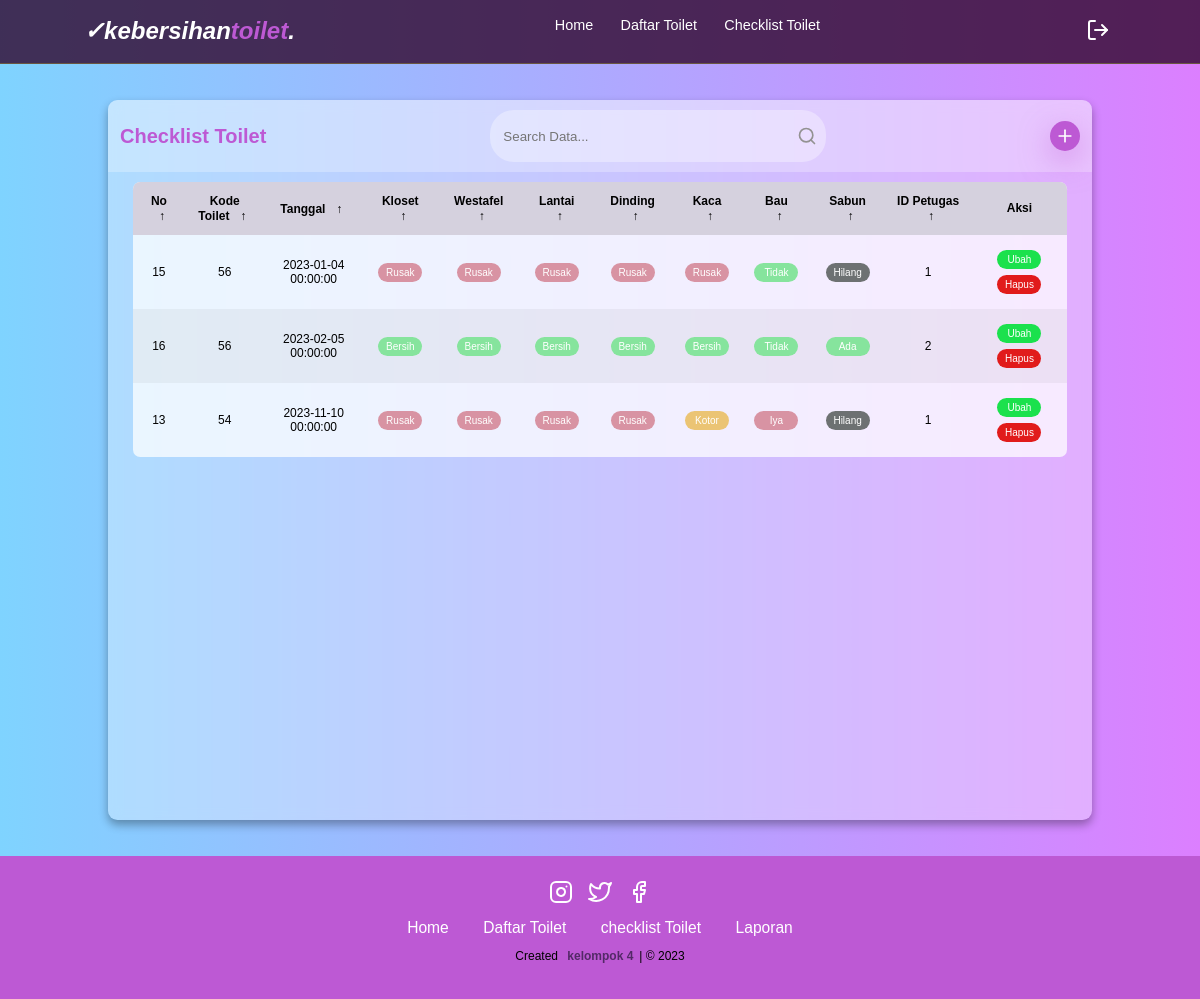
The page /module/artikel/checklist-toilet.php on the database its author committed.
### tables this page shows
CREATE TABLE `checklist` (
  `id` int(11) NOT NULL,
  `tanggal` datetime DEFAULT NULL,
  `toilet_id` int(11) NOT NULL,
  `kloset` tinyint(1) DEFAULT NULL,
  `wastafel` tinyint(1) DEFAULT NULL,
  `lantai` tinyint(1) DEFAULT NULL,
  `dinding` tinyint(1) DEFAULT NULL,
  `kaca` tinyint(1) DEFAULT NULL,
  `bau` tinyint(1) DEFAULT NULL,
  `sabun` tinyint(1) DEFAULT NULL,
  `users_id` int(11) NOT NULL
);

### class/config.php (called while the page is built)
<?php
return [
    'host' => 'localhost',
    'username' => 'root',
    'password' => '',
    'db_name' => 'db_checklist',
];
?>

### class/database.php (called while the page is built, shortened)
<?php
class Database
{
    protected $conn;
    public function __construct()
    {
        $config = include 'config.php';
        $host = $config['host'];
        $user = $config['username'];
        $password = $config['password'];
        $db_name = $config['db_name'];
        $this->conn = new mysqli($host, $user, $password, $db_name);
    }
    public function query($sql)
    {
        return $this->conn->query($sql);
    }
}
?>

### module/artikel/checklist-toilet.php (the view, shortened to what this page needs)
<?php
include_once '../../class/database.php';
$db = new Database('host', 'username', 'password', 'db_name');
$q = isset($_GET['q']) ? $db->escapeString($_GET['q']) : '';
$sort = isset($_GET['sort']) ? $_GET['sort'] : 'asc';
$sql = "SELECT * FROM checklist WHERE id LIKE '%$q%' OR tanggal LIKE '%$q%' OR toilet_id LIKE '%$q%' OR users_id LIKE '%$q%' ORDER BY tanggal $sort";
$result = $db->query($sql);
?>
<!DOCTYPE html>
<html lang="en">
<head>
    <link rel="stylesheet" type="text/css" href="../../css/daftar-toilet.css">
</head>
<body>
    <?php
    include("../../template/header.php")
        ?>
    <div class="container">
        <main class="table" id="customers_table">
            <section class="table__header">
                <h1>Checklist Toilet</h1>
                <form action="" method="get" class="input-group">
                    <input type="search" placeholder="Search Data..." class="input-q input" name="q"
                        value="<?php echo isset($_GET['q']) ? $_GET['q'] : ''; ?>">
                    <button type="submit" name="submit" class="btn btn-primary">
                        <i data-feather="search"></i>
                    </button>
                </form>
                <a href="tambah_checklist.php"><i data-feather="plus"></i></a>
            </section>
            <section class="table__body">
                <table>
                    <thead>
                        <tr>
                            <th> No<span class="icon-arrow">&UpArrow;</span></th>
                            <th> Kode Toilet<span class="icon-arrow">&UpArrow;</span></th>
                            <th> Tanggal<span class="icon-arrow">&UpArrow;</span></th>
                            <th> Kloset<span class="icon-arrow">&UpArrow;</span></th>
                            <th> Westafel<span class="icon-arrow">&UpArrow;</span></th>
                            <th> Lantai<span class="icon-arrow">&UpArrow;</span></th>
                            <th> Dinding<span class="icon-arrow">&UpArrow;</span></th>
                            <th> Kaca<span class="icon-arrow">&UpArrow;</span></th>
                            <th> Bau<span class="icon-arrow">&UpArrow;</span></th>
                            <th> Sabun<span class="icon-arrow">&UpArrow;</span></th>
                            <th> ID Petugas<span class="icon-arrow">&UpArrow;</span></th>
                            <th> Aksi</th>
                        </tr>
                    </thead>
                    <tbody>
                        <?php
                        if ($result->num_rows > 0) {
                            while ($row = $result->fetch_assoc()) {
                                echo '<tr>';
                                echo '<td>' . $row['id'] . '</td>';
                                echo '<td>' . $row['toilet_id'] . '</td>';
                                echo '<td>' . $row['tanggal'] . '</td>';
                                $klosetText = ($row['kloset'] == 1) ? 'Bersih' : (($row['kloset'] == 2) ? 'Kotor' : 'Rusak');
                                echo '<td><p class = ' . $klosetText . '>' . $klosetText . '</p></td>';
                                $wastafelText = ($row['wastafel'] == 1) ? 'Bersih' : (($row['wastafel'] == 2) ? 'Kotor' : 'Rusak');
                                echo '<td><p class = ' . $wastafelText . '>' . $wastafelText . '</p></td>';
                                $lantaiText = ($row['lantai'] == 1) ? 'Bersih' : (($row['lantai'] == 2) ? 'Kotor' : 'Rusak');
                                echo '<td><p class = ' . $lantaiText . '>' . $lantaiText . '</p></td>';
                                $dindingText = ($row['dinding'] == 1) ? 'Bersih' : (($row['dinding'] == 2) ? 'Kotor' : 'Rusak');
                                echo '<td><p class = ' . $dindingText . '>' . $dindingText . '</p></td>';
                                $kacaText = ($row['kaca'] == 1) ? 'Bersih' : (($row['kaca'] == 2) ? 'Kotor' : 'Rusak');
                                echo '<td><p class = ' . $kacaText . '>' . $kacaText . '</p></td>';
                                $bauText = ($row['bau'] == 1) ? 'Iya' : 'Tidak';
                                echo '<td><p class = ' . $bauText . '>' . $bauText . '</p></td>';
                                $sabunText = ($row['sabun'] == 1) ? 'Ada' : (($row['sabun'] == 2) ? 'Habis' : 'Hilang');
                                echo '<td><p class = ' . $sabunText . '>' . $sabunText . '</p></td>';
                                echo '<td>' . $row['users_id'] . '</td>';
                                echo '<td>';
                                echo '<button class="btn-ubah" type="button"><a href="ubah_checklist.php?id=' . $row['id'] . '">Ubah</a></button>';
                                echo '<button class="btn-hapus" type="button"><a href="hapus_checklist.php?id=' . $row['id'] . '">Hapus</a></button>';
                                echo '</td>';
                                echo '</tr>';
                            }
                        } else {
                            echo '<tr><td colspan="11">Tidak ada data</td></tr>';
                        }
                        ?>
                    </tbody>
                </table>
            </section>
        </main>
    </div>
    <?php
    include("../../template/footer.php")
        ?>
</body>
</html>

### template/header.php (shortened to what this page needs)
<nav class="navbar">
    <a href="index.php" class="navbar-logo">&#x2713;kebersihan<span>toilet</span>.</a>
    <div class="navbar-nav">
        <a href="index.php">Home</a>
        <a href="daftar-toilet.php">Daftar Toilet</a>
        <a href="checklist-toilet.php">Checklist Toilet</a>
    </div>
    <div class="navbar-extra">
        <a href="logout.php" id="log-out"><i data-feather="log-out"></i></a>
    </div>
</nav>

### template/footer.php
<footer>
    <div class="socials">
        <a href="https://www.instagram.com/?hl=id">
            <i data-feather="instagram"></i>
        </a>
        <a href="#">
            <i data-feather="twitter"></i>
        </a>
        <a href="#">
            <i data-feather="facebook"></i>
        </a>
    </div>
    <div class="links">
        <a href="#home">Home</a>
        <a href="#daftar-toilet">Daftar Toilet</a>
        <a href="#checklist-toilet">checklist Toilet</a>
        <a href="#laporan">Laporan</a>
    </div>
    <div class="credit">
            <p>Created <a href="">kelompok 4</a>| &copy; 2023</p>
        </div>

### rows shown on the page
checklist: id "15", toilet "56", tanggal "2023-01-04 00:00:00", kloset "Rusak", wastafel "Rusak", lantai "Rusak", dinding "Rusak", kaca "Rusak", bau "Tidak", sabun "Hilang", users "1"
checklist: id "16", toilet "56", tanggal "2023-02-05 00:00:00", kloset "Bersih", wastafel "Bersih", lantai "Bersih", dinding "Bersih", kaca "Bersih", bau "Tidak", sabun "Ada", users "2"
checklist: id "13", toilet "54", tanggal "2023-11-10 00:00:00", kloset "Rusak", wastafel "Rusak", lantai "Rusak", dinding "Rusak", kaca "Kotor", bau "Iya", sabun "Hilang", users "1"
